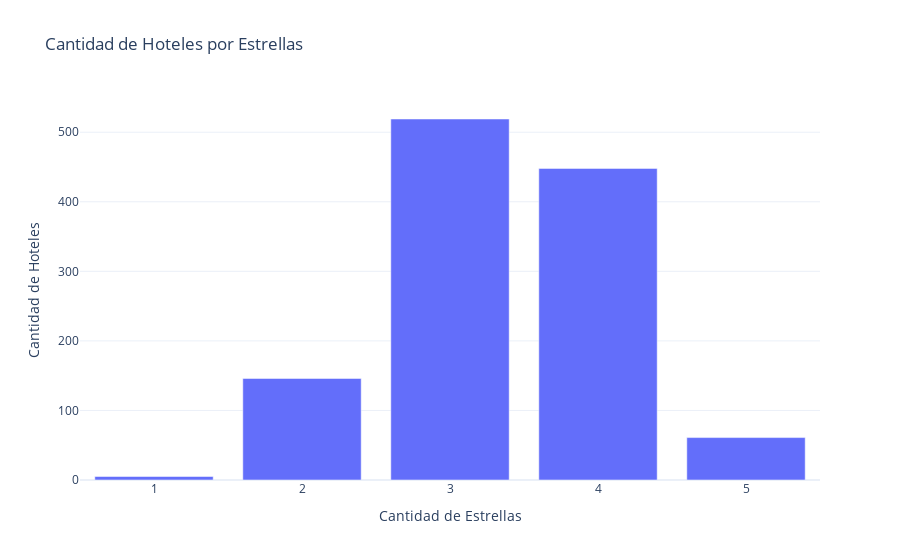

The code cell stored with this chart in its notebook:
### Code cell
import plotly.express as px

# Contar la cantidad de hoteles por estrellas
stars_count = df_california_hotels['stars'].value_counts().sort_index().reset_index()
stars_count.columns = ['Estrellas', 'Cantidad']

# Crear el gráfico de barras
fig = px.bar(stars_count, x='Estrellas', y='Cantidad',
             title='Cantidad de Hoteles por Estrellas',
             labels={'Estrellas': 'Cantidad de Estrellas', 'Cantidad': 'Cantidad de Hoteles'},
             template='plotly_white')

# Mostrar el gráfico
fig.show()

### Figure 1 — Plotly figure (JSON) as saved in the notebook; plotly's stock layout.template omitted (floating-point values rounded to 4 significant figures)
{"data": [{"alignmentgroup": "True", "hovertemplate": "Cantidad de Estrellas=%{x}<br>Cantidad de Hoteles=%{y}<extra></extra>", "legendgroup": "", "marker": {"color": "#636efa", "pattern": {"shape": ""}}, "name": "", "offsetgroup": "", "orientation": "v", "showlegend": false, "textposition": "auto", "type": "bar", "x": [1, 2, 3, 4, 5], "xaxis": "x", "y": [5, 146, 519, 448, 61], "yaxis": "y"}], "layout": {"barmode": "relative", "legend": {"tracegroupgap": 0}, "title": {"text": "Cantidad de Hoteles por Estrellas"}, "xaxis": {"anchor": "y", "domain": [0, 1], "title": {"text": "Cantidad de Estrellas"}}, "yaxis": {"anchor": "x", "domain": [0, 1], "title": {"text": "Cantidad de Hoteles"}}}}
